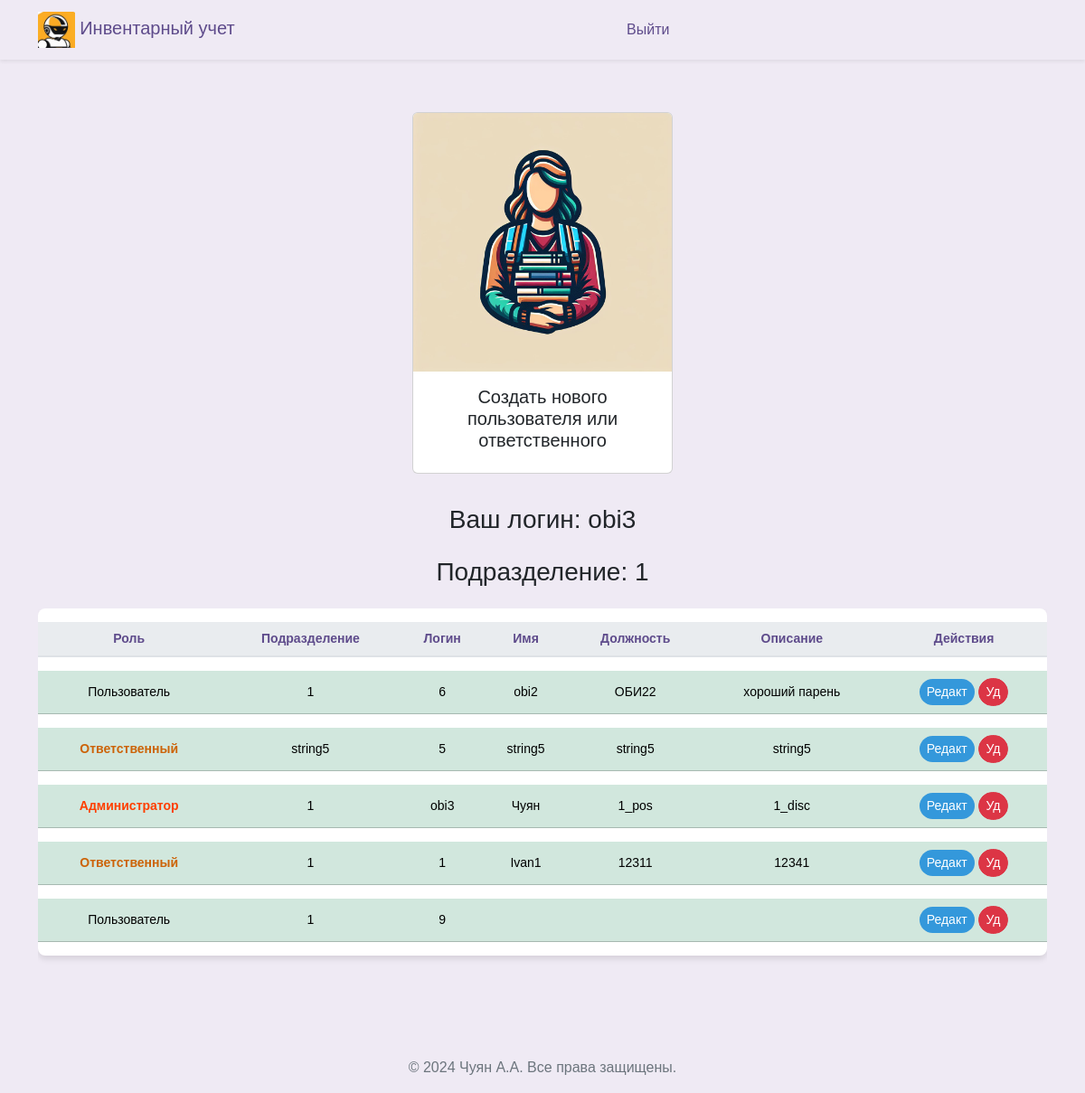
Before: /workers_admin (signed in) with the older database file.
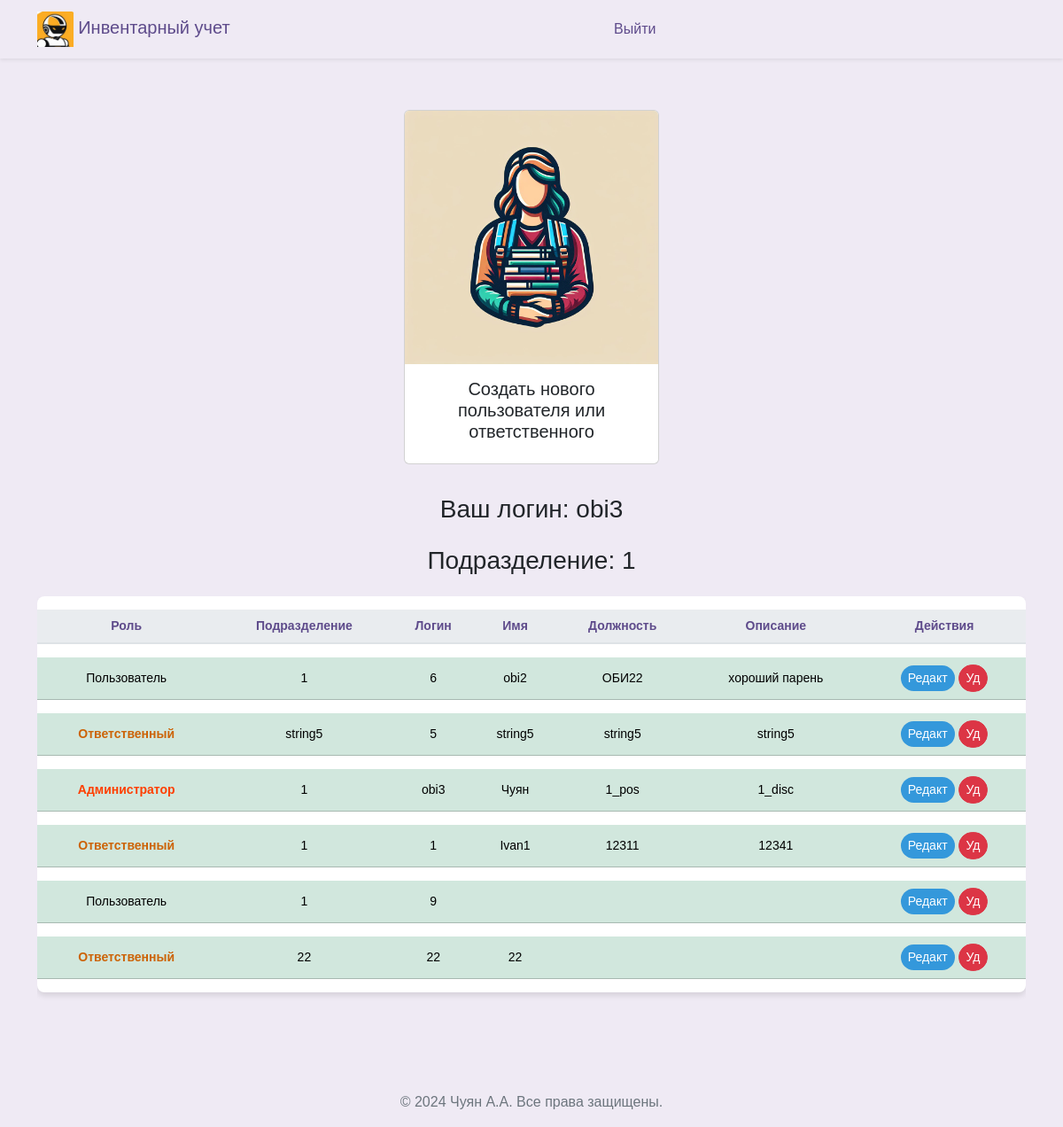
After: the same page with the newer database file.
### src/database/models.py (models this page shows)
class Worker(Base):
    __tablename__ = "worker"
    id = Column(Integer, primary_key=True)
    role = Column(Enum(Role), default=Role.guest)
    fio = Column(String)
    name = Column(String, unique=True)
    password = Column(String)
    department = Column(String)
    position = Column(String)
    description = Column(String, default=None)
    conn_worker_arm = relationship(
        "Arm", back_populates="conn_arm_worker"
    )

### src/frontend/router.py (the view)
@router.get("/workers")
async def get_workers(
    request: Request,
    worker: Worker = Depends(get_worker_or_redirect),
    session: AsyncSession = Depends(get_session),
):
    data = await CRUDWorker.get_all(session)
    return templates.TemplateResponse(
        "workers/index.html",
        {"request": request, "worker": worker, "data": data},
    )

### src/frontend/template/workers_admin/index.html (shortened to what this page needs)
{% extends "base/base.html" %}
{% block content %}
<head>
</head>
<div class="d-flex justify-content-center align-items-center">
  <a class="nav-link" href="#" data-bs-toggle="modal" data-bs-target="#modal_create" bs-department="{{worker.department}}">
    <div class="card" style="width: 18rem; margin: 10px;">
      <img src="../frontend/assets/img/workers.jpg" class="card-img-top" alt="...">
      <div class="card-body">
        <h5 class="card-title" style="text-align: center;">Создать нового пользователя или ответственного</h5>
      </div>
    </div>
  </a>
</div>
<div class="row ">
  <div class="col-12">
    <h3 class="mb-4" style="margin-bottom: 60px; text-align: center;">Ваш логин: {{ worker.name }}</h3>
    <h3 class="mb-4" style="margin-bottom: 60px; text-align: center;">Подразделение: {{ worker.department }}</h3>
    <div class="table-responsive">
      <table class="table table-hover table-shadow table-rounded ">
        <thead>
          <tr>
            <th scope="col" >Роль</th>
            <th scope="col" >Подразделение</th>
            <th scope="col" >Логин</th>
            <th scope="col" >Имя</th>
            <th scope="col" >Должность</th>
            <th scope="col" >Описание</th>
            <th scope="col" >Действия</th>
          </tr>
        </thead>
        <tbody class="text-center">
          {% for worker_tuple in data %}
            {% set workers = worker_tuple %}
                <tr class="table-success " >
                  <td>{% if workers.role.name == 'user' %}<span class="orange-bold-text">Ответственный</span>{% elif workers.role.name == 'admin' %}<span class="red-bold-text">Администратор</span> {% else %}Пользователь{% endif %}</td>
                  <td>{{ workers.department }}</td>
                  <td>{{ workers.name }}</td>
                  <td>{{ workers.fio }}</td>
                  <td>{{ workers.position }}</td>
                  <td>{{ workers.description }}</td>
                  <td>
                    <button type="button" class="btn btn-primary btn-sm" style="background-color: #3498db; color: white;"
                      data-bs-toggle="modal"
                      data-bs-target="#modal_update"
                      data-bs1="{{workers.fio}}"
                      data-bs2="{{workers.name}}"
                      data-bs3="{{workers.position}}"
                      data-bs4="{{workers.description}}"
                      data-bs5= "{{workers.id}}"
                      data-bs6= "{{workers.department}}"
                      data-bs7= "{{workers.role.name}}">
                      Редакт
                    </button>
                    <button type="button" class="btn btn-danger btn-sm" style="color: white;"
                      onclick="deleteWorker('{{ workers.id }}')">
                      Уд
                    </button>
                  </td>
                </tr>
          {% endfor %}
        </tbody>
      </table>
    </div>
  </div>
</div>
{% endblock %}

### src/frontend/template/base/base.html (shortened to what this page needs)
<!DOCTYPE html>
<html lang="ru">
<head>{% include 'base/head.html' %}</head>
<body>
  {% include 'base/nav.html' %}
  <div class="container my-5">
    {% block content %}{% endblock %}
  </div>
  {% include 'base/footer.html' %}
</body>
</html>

### src/frontend/template/base/head.html (shortened to what this page needs)
<head>
  <link rel="stylesheet" href="/frontend/assets/css/bootstrap.min.css">
  <link href="/frontend/assets/css/select2.min.css" rel="stylesheet" />
  <link rel="stylesheet" href="/frontend/assets/css/base.css">
</head>

### src/frontend/template/base/nav.html
<nav class="navbar navbar-expand-lg navbar-light shadow-sm">
    <div class="container">
      <a class="navbar-brand" href="/">
        <img src="/frontend/assets/img/logo_min.jpg" alt="Педагог Logo" id="brand-logo" style="max-height: 40px;"> Инвентарный учет
      </a>
      <div class="collapse navbar-collapse" id="navbarNav">
        {% if user %}
        <ul class="navbar-nav mx-auto">
          {% if worker.role == 'admin' %}
          <li class="nav-item {% if request_path == '/worker' %}active{% endif %}">
            <a class="nav-link" href="/worker">Кабинет администратора</a>
          </li>
          {% endif %}
          {% if worker.role == 'user' %}
          <li class="nav-item {% if request_path == '/prepod' %}active{% endif %}">
            <a class="nav-link" href="/prepod">Кабинет ответсвтенного за учет</a>
          </li>
          {% endif %}
        </ul>
        {% else %}
        <ul class="navbar-nav mx-auto ml-md-auto">
          <li class="nav-item {% if request_path == '/auth' %}active{% endif %}">
            <a class="nav-link" href="/logout">Выйти</a>
          </li>
        </ul>
        {% endif %}
      </div>
    </div>
</nav>

### src/frontend/template/base/footer.html
﻿<footer style="text-align: center;">
  <p>&copy; 2024 Чуян А.А. Все права защищены.</p>
</footer>

### src/frontend/assets/css/base.css (style rules this page uses)
body { margin: 0; font-family: 'Nunito Sans', Arial, sans-serif; background-color: #efeaf4; }
.navbar { background-color: rgb(255, 255, 255), 255, 255); box-shadow: 0 4px 6px rgba(0, 0, 0, 0.1); }
.navbar-brand, .nav-link { color: #5e4b8b !important; }
.nav-link { margin: 0 10px; border-radius: 20px; transition: background-color 0.3s, color 0.3s; }
p { color: #6c757d; }
.table { background-color: #ffffff; color: #5e4b8b; border-collapse: separate; border-spacing: 0 15px; }
.table th, .table td { border-top: none !important; vertical-align: middle; }
.table thead th { background-color: #e9ecef; color: #5e4b8b; border-bottom: 2px solid #dee2e6; }
.table .btn, .table a { color: #7e57c2; transition: color 0.3s; }
.table td { padding: .5rem; }
.table-rounded { border-radius: .5rem; overflow: hidden; }
.table-shadow { box-shadow: 0 4px 6px rgba(0, 0, 0, 0.1); }
.btn { border-radius: 20px; }
.btn-primary { background-color: #8e44b0; border: none; color: #ffffff; transition: background-color 0.3s, color 0.3s, box-shadow 0.3s; }

### src/frontend/template/workers_admin/index.html (style rules this page uses)
table { font-family: Arial, sans-serif; }
td { font-size: 14px; }
th { text-align: center; font-size: 14px; }
.orange-bold-text { color: rgb(204, 99, 7); font-weight: bold; }
.red-bold-text { color: rgb(254, 63, 0); font-weight: bold; }

Changed rows visible on the page:
added Worker: role "Ответственный", department "22", name "22", fio "22"
